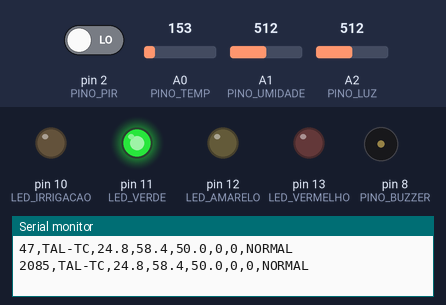
A sketch run on a simulated Arduino Uno, built with avr-gcc and run on an emulated ATmega328P. Shown: output pins drawn as LEDs (lit = HIGH), buzzer (waves = sounding), the last lines printed to the serial monitor. Inputs (shaded band) come from the test bench; at power-on: A1 (PINO_UMIDADE) = 512, pin 2 (PINO_PIR) LOW, A0 (PINO_TEMP) = 153, A2 (PINO_LUZ) = 512.

Above: at 2.8 s.
2.9 s: A1 (PINO_UMIDADE) set to 278
5.6 s: A1 (PINO_UMIDADE) set to 244
At 6.4 s:
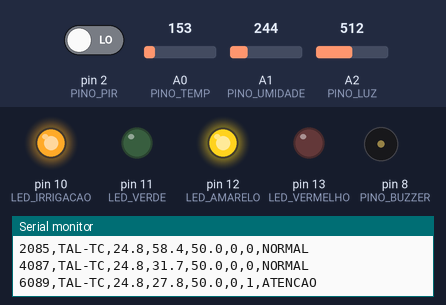
8.3 s: A1 (PINO_UMIDADE) set to 192
11.2 s: A1 (PINO_UMIDADE) set to 168
At 13.7 s:
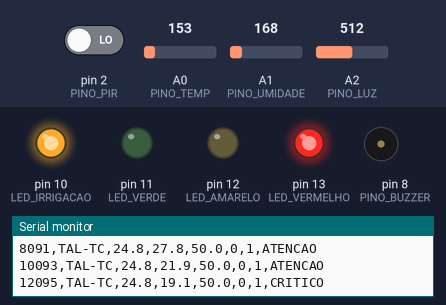
17.2 s: A1 (PINO_UMIDADE) set to 306
At 18.4 s:
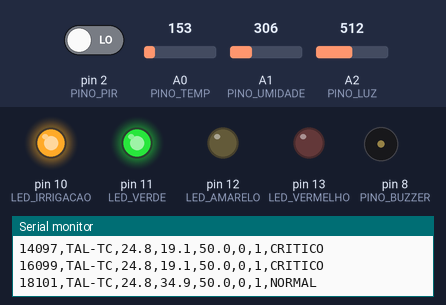
19.9 s: A1 (PINO_UMIDADE) set to 122
At 21.4 s:
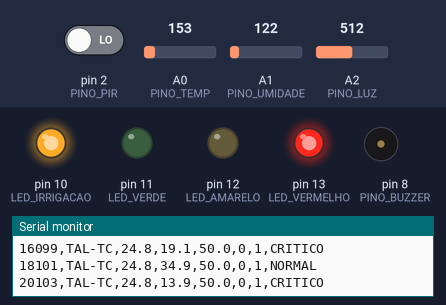
Timing chart, 0 to 26.9 s (numbered marks = the images above; inputs shaded):
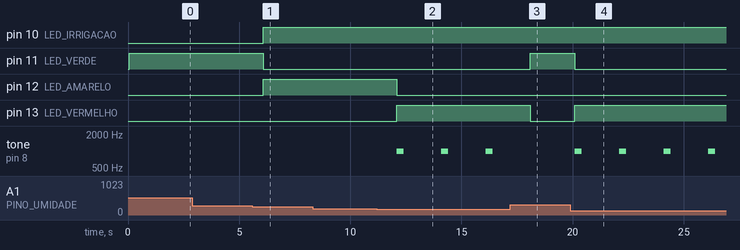

The sketch:

agrosmart_tinkercad.ino
```cpp
/*
 * AgroSmart — Estação de campo simulada (Fase 6)
 * Plataforma: Arduino Uno R3 (TinkerCad Circuits)
 *
 * Sensores (entradas):
 *   A0  -> TMP36            temperatura do ar (°C)
 *   A1  -> Soil Moisture    umidade do solo (%)
 *   A2  -> Fotorresistor    luminosidade (%) — divisor com resistor de 10 kΩ
 *   D2  -> Sensor PIR       evento de movimento (animal/praga/invasão)
 *
 * Atuadores (saídas — automação local, "edge"):
 *   D13 -> LED vermelho     alerta CRÍTICO
 *   D12 -> LED amarelo      alerta de ATENÇÃO/AVISO
 *   D11 -> LED verde        situação NORMAL
 *   D10 -> LED azul         bomba de irrigação ligada (simula relé)
 *   D8  -> Piezo (buzzer)   sinal sonoro de alerta crítico
 *
 * Saída serial (9600 baud), uma linha CSV a cada INTERVALO_MS:
 *   millis,talhao_id,temperatura_c,umidade_solo_pct,luminosidade_pct,movimento_detectado,irrigacao_ligada,status
 *
 * As linhas do Serial Monitor podem ser copiadas para
 * dados/raw/tinkercad_serial.txt e são lidas pelo processamento em Python.
 */

const char* TALHAO_ID = "TAL-TC";   // talhão representado pela estação TinkerCad

const int PINO_TEMP       = A0;
const int PINO_UMIDADE    = A1;
const int PINO_LUZ        = A2;
const int PINO_PIR        = 2;
const int LED_VERMELHO    = 13;
const int LED_AMARELO     = 12;
const int LED_VERDE       = 11;
const int LED_IRRIGACAO   = 10;
const int PINO_BUZZER     = 8;

// Limiares — os mesmos do motor de regras em Python (docker/api/regras.py da Fase 4,
// estendido em automacao/automacao_inteligente.py)
const float UMIDADE_LIGA_IRRIGACAO    = 30.0;  // liga bomba abaixo disso
const float UMIDADE_DESLIGA_IRRIGACAO = 45.0;  // histerese: desliga acima disso
const float UMIDADE_CRITICA           = 20.0;
const float TEMP_MAX                  = 35.0;
const float TEMP_MIN                  = 12.0;
const float LUZ_NOITE                 = 10.0;  // abaixo disso consideramos noite

// Leitura máxima do sensor de umidade do solo no TinkerCad (solo encharcado)
const int UMIDADE_LEITURA_MAX = 876;

const unsigned long INTERVALO_MS = 2000;

bool irrigacaoLigada = false;

void setup() {
  pinMode(PINO_PIR, INPUT);
  pinMode(LED_VERMELHO, OUTPUT);
  pinMode(LED_AMARELO, OUTPUT);
  pinMode(LED_VERDE, OUTPUT);
  pinMode(LED_IRRIGACAO, OUTPUT);
  pinMode(PINO_BUZZER, OUTPUT);

  Serial.begin(9600);
  Serial.println("millis,talhao_id,temperatura_c,umidade_solo_pct,luminosidade_pct,movimento_detectado,irrigacao_ligada,status");
}

float lerTemperatura() {
  // TMP36: 10 mV/°C com offset de 500 mV
  float tensao = analogRead(PINO_TEMP) * (5.0 / 1023.0);
  return (tensao - 0.5) * 100.0;
}

float lerUmidadeSolo() {
  int bruto = analogRead(PINO_UMIDADE);
  return constrain(map(bruto, 0, UMIDADE_LEITURA_MAX, 0, 1000), 0, 1000) / 10.0;
}

float lerLuminosidade() {
  return analogRead(PINO_LUZ) * 100.0 / 1023.0;
}

void loop() {
  float temperatura = lerTemperatura();
  float umidade     = lerUmidadeSolo();
  float luz         = lerLuminosidade();
  int movimento     = digitalRead(PINO_PIR);

  // Automação local de irrigação com histerese (evita liga/desliga contínuo)
  if (umidade < UMIDADE_LIGA_IRRIGACAO) {
    irrigacaoLigada = true;
  } else if (umidade > UMIDADE_DESLIGA_IRRIGACAO) {
    irrigacaoLigada = false;
  }

  // Classificação do status (mesma lógica do motor de regras em Python)
  bool critico = umidade < UMIDADE_CRITICA || (movimento == HIGH && luz < LUZ_NOITE);
  bool atencao = umidade < UMIDADE_LIGA_IRRIGACAO || temperatura > TEMP_MAX
                 || temperatura < TEMP_MIN || movimento == HIGH;

  const char* status = critico ? "CRITICO" : (atencao ? "ATENCAO" : "NORMAL");

  digitalWrite(LED_VERMELHO, critico);
  digitalWrite(LED_AMARELO, !critico && atencao);
  digitalWrite(LED_VERDE, !critico && !atencao);
  digitalWrite(LED_IRRIGACAO, irrigacaoLigada);

  if (critico) {
    tone(PINO_BUZZER, 1000, 300);
  } else {
    noTone(PINO_BUZZER);
  }

  Serial.print(millis());              Serial.print(',');
  Serial.print(TALHAO_ID);             Serial.print(',');
  Serial.print(temperatura, 1);        Serial.print(',');
  Serial.print(umidade, 1);            Serial.print(',');
  Serial.print(luz, 1);                Serial.print(',');
  Serial.print(movimento);             Serial.print(',');
  Serial.print(irrigacaoLigada ? 1 : 0); Serial.print(',');
  Serial.println(status);

  delay(INTERVALO_MS);
}
```

Measured:
- the behaviour switches between 263 and 262 on A1 (PINO_UMIDADE) (found by bisection; images 0 and 1)
- the behaviour switches between 176 and 175 on A1 (PINO_UMIDADE) (found by bisection; images 1 and 2)
- after the input at 5.6 s, pin 10 (LED_IRRIGACAO), pin 12 (LED_AMARELO): LOW → HIGH after 0.49 s; pin 11 (LED_VERDE): HIGH → LOW after 0.49 s
- after the input at 11.2 s, pin 12 (LED_AMARELO): HIGH → LOW after 0.90 s; pin 13 (LED_VERMELHO): LOW → HIGH after 0.90 s; tone on pin 8 (PINO_BUZZER): alternates 1000 Hz for 0.30 s and silent for 1.7 s, starting after 0.90 s
- after the input at 17.2 s, pin 11 (LED_VERDE): LOW → HIGH after 0.90 s; pin 13 (LED_VERMELHO): HIGH → LOW after 0.90 s; tone on pin 8 (PINO_BUZZER): stays silent (without the input it goes to 1000 Hz after 0.90 s)
- after the input at 19.9 s, pin 11 (LED_VERDE): HIGH → LOW after 0.20 s; pin 13 (LED_VERMELHO): LOW → HIGH after 0.20 s; tone on pin 8 (PINO_BUZZER): alternates 1000 Hz for 0.30 s and silent for 1.7 s, starting after 0.20 s
